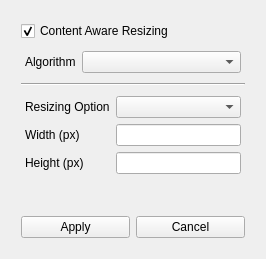
<?xml version="1.0" encoding="UTF-8"?>
<ui version="4.0">
 <class>ResizeTool</class>
 <widget class="QWidget" name="ResizeTool">
  <property name="windowModality">
   <enum>Qt::NonModal</enum>
  </property>
  <property name="geometry">
   <rect>
    <x>0</x>
    <y>0</y>
    <width>266</width>
    <height>259</height>
   </rect>
  </property>
  <property name="windowTitle">
   <string>Resize Tool</string>
  </property>
  <layout class="QGridLayout" name="gridLayout">
   <item row="0" column="0">
    <layout class="QVBoxLayout" name="verticalLayout_7">
     <property name="leftMargin">
      <number>5</number>
     </property>
     <property name="topMargin">
      <number>5</number>
     </property>
     <property name="rightMargin">
      <number>5</number>
     </property>
     <property name="bottomMargin">
      <number>5</number>
     </property>
     <item>
      <layout class="QVBoxLayout" name="verticalLayout_8">
       <property name="leftMargin">
        <number>5</number>
       </property>
       <property name="topMargin">
        <number>5</number>
       </property>
       <property name="rightMargin">
        <number>5</number>
       </property>
       <property name="bottomMargin">
        <number>5</number>
       </property>
       <item>
        <widget class="QCheckBox" name="content_aware_checkBox">
         <property name="sizePolicy">
          <sizepolicy hsizetype="Preferred" vsizetype="Fixed">
           <horstretch>0</horstretch>
           <verstretch>0</verstretch>
          </sizepolicy>
         </property>
         <property name="maximumSize">
          <size>
           <width>16777215</width>
           <height>16777215</height>
          </size>
         </property>
         <property name="text">
          <string>Content Aware Resizing</string>
         </property>
         <property name="checked">
          <bool>true</bool>
         </property>
        </widget>
       </item>
       <item>
        <widget class="QWidget" name="algorithmWidget" native="true">
         <layout class="QFormLayout" name="algorithmFormLayout">
          <property name="leftMargin">
           <number>4</number>
          </property>
          <property name="topMargin">
           <number>4</number>
          </property>
          <property name="rightMargin">
           <number>4</number>
          </property>
          <property name="bottomMargin">
           <number>4</number>
          </property>
          <item row="0" column="0">
           <widget class="QLabel" name="algorithmLabel">
            <property name="text">
             <string>Algorithm</string>
            </property>
           </widget>
          </item>
          <item row="0" column="1">
           <widget class="QComboBox" name="resize_algorithm_comboBox"/>
          </item>
         </layout>
        </widget>
       </item>
       <item>
        <widget class="Line" name="line_2">
         <property name="orientation">
          <enum>Qt::Horizontal</enum>
         </property>
        </widget>
       </item>
       <item>
        <layout class="QFormLayout" name="formLayout">
         <property name="leftMargin">
          <number>4</number>
         </property>
         <property name="topMargin">
          <number>4</number>
         </property>
         <property name="rightMargin">
          <number>4</number>
         </property>
         <property name="bottomMargin">
          <number>4</number>
         </property>
         <item row="0" column="0">
          <widget class="QLabel" name="label_6">
           <property name="text">
            <string>Resizing Option</string>
           </property>
          </widget>
         </item>
         <item row="1" column="0">
          <widget class="QLabel" name="label_7">
           <property name="text">
            <string>Width (px)</string>
           </property>
          </widget>
         </item>
         <item row="1" column="1">
          <widget class="QLineEdit" name="width_resize_lineEdit">
           <property name="maximumSize">
            <size>
             <width>16777215</width>
             <height>16777215</height>
            </size>
           </property>
          </widget>
         </item>
         <item row="2" column="0">
          <widget class="QLabel" name="label_8">
           <property name="text">
            <string>Height (px)</string>
           </property>
          </widget>
         </item>
         <item row="2" column="1">
          <widget class="QLineEdit" name="height_resize_lineEdit">
           <property name="maximumSize">
            <size>
             <width>16777215</width>
             <height>16777215</height>
            </size>
           </property>
          </widget>
         </item>
         <item row="0" column="1">
          <widget class="QComboBox" name="resize_image_comboBox"/>
         </item>
        </layout>
       </item>
      </layout>
     </item>
     <item>
      <spacer name="verticalSpacer_2">
       <property name="orientation">
        <enum>Qt::Vertical</enum>
       </property>
       <property name="sizeHint" stdset="0">
        <size>
         <width>20</width>
         <height>40</height>
        </size>
       </property>
      </spacer>
     </item>
     <item>
      <layout class="QHBoxLayout" name="horizontalLayout">
       <property name="leftMargin">
        <number>5</number>
       </property>
       <property name="topMargin">
        <number>5</number>
       </property>
       <property name="rightMargin">
        <number>5</number>
       </property>
       <property name="bottomMargin">
        <number>5</number>
       </property>
       <item>
        <widget class="QPushButton" name="apply_resize_btn">
         <property name="text">
          <string>Apply</string>
         </property>
         <property name="icon">
          <iconset resource="../resources/resources.qrc">
           <normaloff>:/icons/icons/tick.svg</normaloff>:/icons/icons/tick.svg</iconset>
         </property>
        </widget>
       </item>
       <item>
        <widget class="QPushButton" name="cancel_resize_btn">
         <property name="text">
          <string>Cancel</string>
         </property>
         <property name="icon">
          <iconset resource="../resources/resources.qrc">
           <normaloff>:/icons/icons/cancel.svg</normaloff>:/icons/icons/cancel.svg</iconset>
         </property>
        </widget>
       </item>
      </layout>
     </item>
    </layout>
   </item>
  </layout>
 </widget>
 <resources>
  <include location="../resources/resources.qrc"/>
 </resources>
 <connections/>
</ui>
